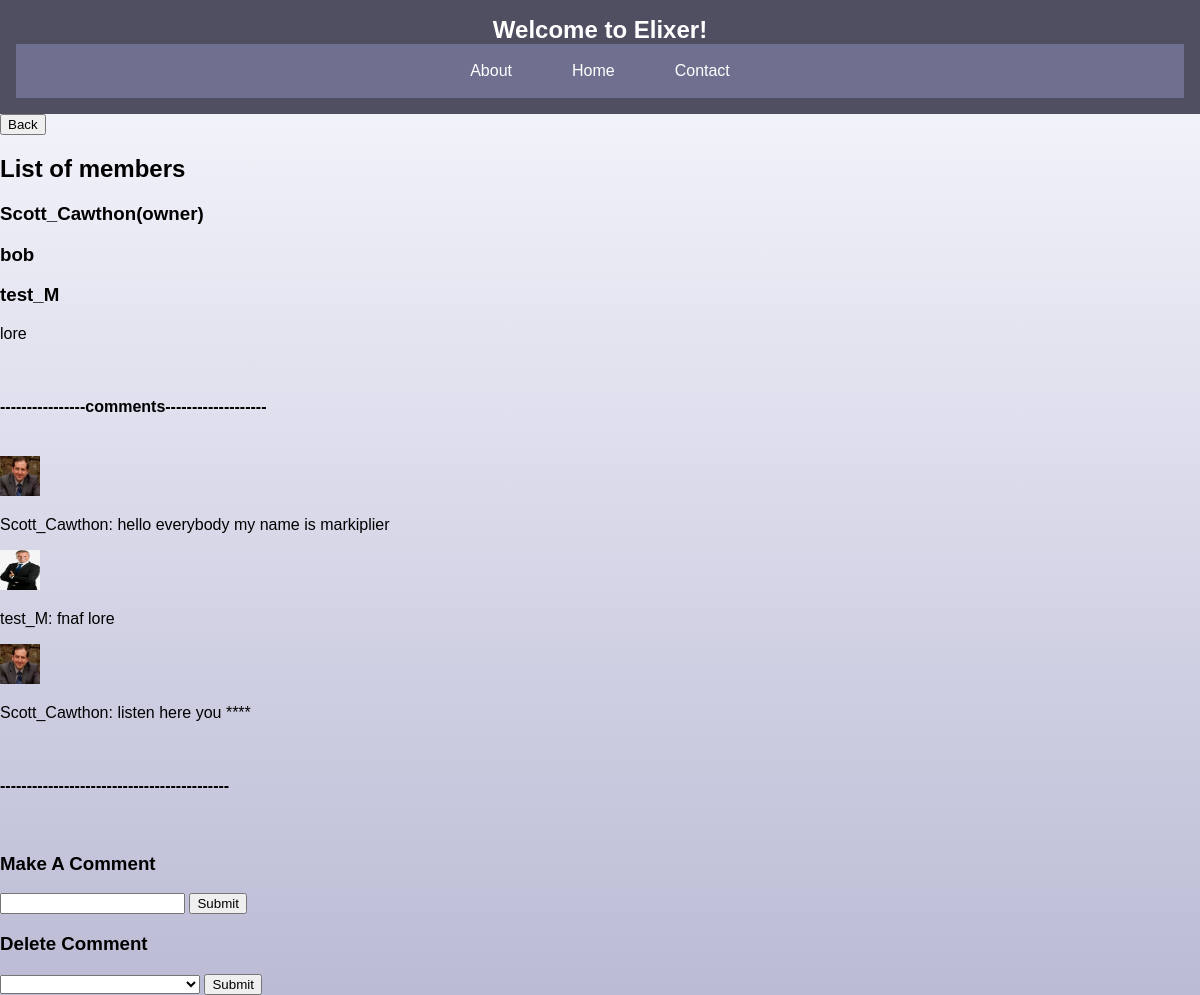
The app's page /channels/fnaf 1/ (signed in) with its own data.
### app/models.py (models this page shows, shortened)
class CustomUser(AbstractUser):
    email = models.EmailField(unique=True)
    profile_picture = models.ImageField(
        upload_to="profile_pictures/",
        null=True,
        blank=True,
    )
    groups = models.ManyToManyField(
        Group,
        verbose_name=("groups"),
        blank=True,
        related_name="customuser_set",
        related_query_name="user",
    )
    user_permissions = models.ManyToManyField(
        Permission,
        verbose_name=("user permissions"),
        blank=True,
        related_name="customuser_set",
        related_query_name="user",
    )

class Channel(models.Model):
    name = models.CharField(max_length=50)
    description = models.CharField(max_length=200)
    creator = models.ForeignKey(CustomUser, on_delete=models.CASCADE)
    chat_members = models.ManyToManyField(
        CustomUser, related_name="channels", through="Membership"
    )
    MODE = (("Enabled", "Enabled"), ("Disabled", "Disabled"))
    safe_mode = models.CharField(
        max_length=10,
        choices=MODE,
    )

class Comment(models.Model):
    owner = models.ForeignKey(CustomUser, on_delete=models.CASCADE)
    channel = models.ForeignKey(Channel, on_delete=models.CASCADE)
    message = models.CharField(max_length=300)

### app/views.py (the view, shortened to what this page needs)
# urls.py: path("channels/<str:channel_name>/", channel_view, name="channels"),
@login_required(login_url=login_view)
def channel_view(request, channel_name):
    try:
        channel = Channel.objects.get(name=channel_name)
        channel_comments = Comment.objects.filter(channel=channel)
        you = CustomUser.objects.get(username=request.user.username)
        your_comments = Comment.objects.filter(owner=you, channel=channel)
        people_in_channel = channel.chat_members.exclude(id=channel.creator.id)
        context = {
            "channel": channel,
            "members": people_in_channel,
            "owner": channel.creator.username,
            "comments": channel_comments,
            "your_comments": your_comments,
        }
    except:
        return redirect(dashboard)
    return render(request, "channel.html", context)

### app/templates/channel.html (shortened to what this page needs)
{% extends "base.html" %}
{% load static %}
{% block content %}
<a href="{% url 'dashboard' %}"><button>Back</button></a>
<h2>List of members</h2>
<h3>{{ owner }}(owner)</h3>
{% for member in members %}
<h3>{{ member.username }}</h3>
{% endfor %}
<p>{{ channel.description }}</p>
<br />
<h4>----------------comments-------------------</h4>
<br />
{% for comment in comments %}
{% if comment.owner.username == request.user.username %}
<div class="yourComment"><p>{{ comment.owner.username }}: {{ comment.message }}</p>{% if comment.owner.profile_picture %}<img
src="{{ comment.owner.profile_picture.url }}"
width="40"
height="40"
/></div>{% else %}<img src="{% static "images/dinosaur_profile_default.jpg" %}" width="40" height="40">{% endif %}{% else %}
<div class="comment">{% if comment.owner.profile_picture %}<img
  src="{{ comment.owner.profile_picture.url }}"
  width="40"
  height="40"
/>{% else %}<img src="{% static "images/dinosaur_profile_default.jpg" %}" width="40" height="40">{% endif %}
<p>{{ comment.owner.username }}: {{ comment.message }}</p></div>
{% endif %}
{% endfor %}
<br />
<h4>-------------------------------------------</h4>
<br />
<h3>Make A Comment</h3>
<form method="POST">
  <input type="text" required name="comment_text" max_length="300" />
  <input type="submit" />
</form>
<h3>Delete Comment</h3>
<form method="POST">
  <select name="comment_remove">
    <option></option>
  </select>
  <input type="submit" />
</form>
{% endblock content %}

### app/static/styles.css (style rules this page uses)
:root { --darker_blue:#4f4f61; --lighter_blue:#6f708f; }
.GradBod { font-family: "Arial", sans-serif; background-size: cover; background-image: linear-gradient(to bottom,#f9f9ff,#bbbbd5); margin: 0; padding: 0; height: 100%; box-sizing: border-box; background-repeat: no-repeat; background-attachment: fixed; }
html { height: 100%; }

### app/templates/channel.html (style rules this page uses)
select { width: 200px; overflow: hidden; white-space: nowrap; text-overflow: ellipsis; }

### records on screen
CustomUser: username "Scott_Cawthon"
CustomUser: username "bob"
CustomUser: username "test_M"
Channel: description "lore"
Comment: owner.profile_picture (picture), owner.username "Scott_Cawthon", message "hello everybody my name is markiplier"
Comment: owner.profile_picture (picture), owner.username "test_M", message "fnaf lore"
Comment: owner.profile_picture (picture), owner.username "Scott_Cawthon", message "listen here you ****"
